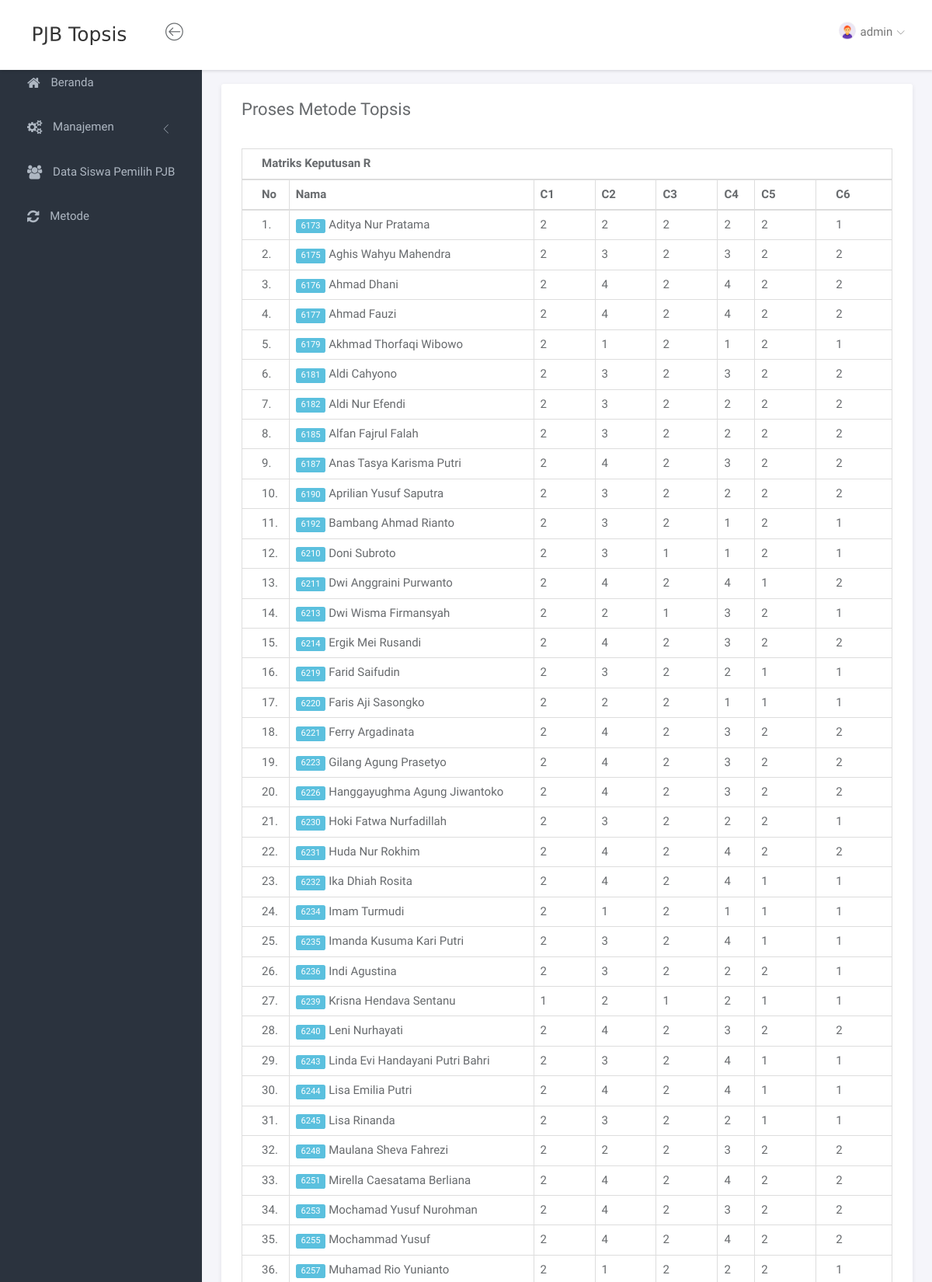
The app's page /index.php?page=metode (signed in, upper part) with its own data.
### tables this page shows
CREATE TABLE `tbl_user` (
  `id_user` int(11) NOT NULL,
  `username` varchar(10) NOT NULL,
  `password` varchar(10) NOT NULL
);

CREATE TABLE `tbl_nilairemedial` (
  `id_nilairemedial` varchar(12) NOT NULL,
  `nis` int(4) NOT NULL,
  `sem_1` int(2) NOT NULL,
  `sem_2` int(2) NOT NULL,
  `sem_3` int(2) NOT NULL,
  `sem_4` int(2) NOT NULL,
  `status_remedial` int(1) NOT NULL
);

CREATE TABLE `tbl_wawancara` (
  `id_wawancara` varchar(13) NOT NULL,
  `nis` int(4) NOT NULL,
  `nilai` int(1) NOT NULL,
  `status_wawancara` int(1) NOT NULL
);

CREATE TABLE `tbl_siswa` (
  `nis` int(4) NOT NULL,
  `id_guru` int(11) NOT NULL,
  `id_jurusan` int(11) NOT NULL,
  `nama_siswa` varchar(100) NOT NULL,
  `jenis_kelamin` varchar(1) NOT NULL,
  `agama` varchar(25) NOT NULL,
  `tempat` varchar(30) NOT NULL,
  `tgl_lahir` date NOT NULL,
  `nama_orang_tua` varchar(50) NOT NULL,
  `alamat` text NOT NULL
);

### service.php (called while the page is built, shortened)
<?php
$g = mysqli_query($conn, "SELECT * FROM tbl_user WHERE username='$_SESSION[username]'");
$auth = mysqli_fetch_array($g);
?>

### page/metode/metode.php (the view, shortened to what this page needs)
<div class="panel panel-headline">
    <div class="panel-heading">
        <div class="row">
            <div class="col-md-12">
                <div class="pull-left">
                    <h3 class="panel-title">Proses Metode Topsis</h3>
                </div>
            </div>
        </div>
    </div>
    <div class="panel-body">
        <div class="row">
            <div class="col-md-12">
                <?php
                    mysqli_query($conn, "DELETE FROM tbl_ranking");
                    $sql = mysqli_query($conn, "SELECT * FROM tbl_nilairemedial
                                                JOIN tbl_siswa ON tbl_nilairemedial.nis=tbl_siswa.nis
                                                JOIN tbl_rapor ON tbl_nilairemedial.nis=tbl_rapor.nis
                                                JOIN tbl_kehadiran ON tbl_nilairemedial.nis=tbl_kehadiran.nis
                                                JOIN tbl_kepribadian ON tbl_nilairemedial.nis=tbl_kepribadian.nis
                                                JOIN tbl_kesehatanfisik ON tbl_nilairemedial.nis=tbl_kesehatanfisik.nis
                                                JOIN tbl_wawancara ON tbl_nilairemedial.nis=tbl_wawancara.nis
                                                ORDER BY tbl_nilairemedial.nis ASC");
                    while($data=mysqli_fetch_array($sql)){
                        $isi[] = [
                            "nis" => $data['nis'],
                            "nama" => $data['nama_siswa'],
                            "kriteria" => [
                                $data['status_remedial'],
                                $data['status_rapor'],
                                $data['status_kehadiran'],
                                $data['status_kepribadian'],
                                $data['status_kesehatanfisik'],
                                $data['status_wawancara'],
                            ],
                        ];
                    }
                    $q = mysqli_query($conn, "SELECT * FROM tbl_kriteria");
                    while($qdata=mysqli_fetch_array($q)){
                        $bobotKriteria[] = ($qdata['nilai_terbobot']/100);
                    }
                    $sum1=[];
                    $sum1Akar=[];
                    $distancePositif=[];
                    $distanceNegatif=[];
                    for ($a=0;$a<count($bobotKriteria);$a++){
                        $sum1[$a]=0;
                        $sum1Akar[$a]=0;
                    }
                    for ($a=0;$a<count($isi);$a++){
                        $distancePositif[$a]=0;
                        $distanceNegatif[$a]=0;
                    }
                    for ($a=0;$a<count($isi);$a++){
                        for($b=0;$b<count($isi[$a]['kriteria']);$b++){
                            $sum1[$b] += ($isi[$a]['kriteria'][$b]*2);
                        }
                    }
                    for ($c=0;$c<count($sum1);$c++){
                        $sum1Akar[$c] = round(sqrt($sum1[$c]),4);
                    }
                    for ($d=0;$d<count($isi);$d++){
                        for ($e=0;$e<count($isi[$d]['kriteria']);$e++){
                            $isi[$d]['matriks_ternormalisasi'][] = round(($isi[$d]['kriteria'][$e]/$sum1Akar[$e]),4);
                        }
                    }
                    for ($d=0;$d<count($isi);$d++){
                        for ($e=0;$e<count($isi[$d]['matriks_ternormalisasi']);$e++){
                            $isi[$d]['matriks_kinerja'][] = round(($isi[$d]['matriks_ternormalisasi'][$e]*$bobotKriteria[$e]),4);
                        }
                    }
                    for ($d=0;$d<count($isi);$d++){
                        for ($e=0;$e<count($isi[$d]['matriks_kinerja']);$e++){
                            $solusiIdeal[$e][$d] = $isi[$d]['matriks_kinerja'][$e];
                        }
                    }
                    for ($d=0;$d<count($solusiIdeal);$d++){
                        for ($e=0;$e<count($solusiIdeal[$d]);$e++){
                            $solusiIdealPositif[$d] = max($solusiIdeal[$d]);
                        }
                        for ($e=0;$e<count($solusiIdeal[$d]);$e++){
                            $solusiIdealNegatif[$d] = min($solusiIdeal[$d]);
                        }
                    }
                    for ($d=0;$d<count($isi);$d++){
                        for ($e=0;$e<count($isi[$d]['matriks_kinerja']);$e++){
                            $distancePositif[$d] += pow(($solusiIdealPositif[$e]-$isi[$d]['matriks_kinerja'][$e]),2);
                        }
                    }
                    for ($d=0;$d<count($isi);$d++){
                        for ($e=0;$e<count($isi[$d]['matriks_kinerja']);$e++){
                            $distanceNegatif[$d] += pow(($isi[$d]['matriks_kinerja'][$e]-$solusiIdealNegatif[$e]),2);
                        }
                    }
                    for ($d=0;$d<count($isi);$d++){
                        $distancePositifAkar[$d] = round(sqrt($distancePositif[$d]),4);
                        $isi[$d]['distance_positif'] = $distancePositifAkar[$d];
                        $distanceNegatifAkar[$d] = round(sqrt($distanceNegatif[$d]),4);
                        $isi[$d]['distance_negatif'] = $distanceNegatifAkar[$d];
                    }
                    for ($d=0;$d<count($isi);$d++){
                        $isi[$d]['nilai_preferensi'] = round(($distanceNegatifAkar[$d]/($distanceNegatifAkar[$d]+$distancePositifAkar[$d])),4);
                    }
                ?>
                <div class="table-responsive">
                    <table class="table table-bordered">
                        <thead>
                            <tr>
                                <th colspan="8">Matriks Keputusan R</th>
                            </tr>
                            <tr>
                                <th>No</th>
                                <th>Nama</th>
                                <th>C1</th>
                                <th>C2</th>
                                <th>C3</th>
                                <th>C4</th>
                                <th>C5</th>
                                <th>C6</th>
                            </tr>
                        </thead>
                        <tbody>
                            <?php
                            $no=1;
                            for ($a=0;$a<count($isi);$a++){
                                echo '<tr>';
                                echo '<td>'.$no.'.</td>';
                                echo '<td><span class="label label-info">'.$isi[$a]['nis'].'</span> '.$isi[$a]['nama'].'</td>';
                                for ($b=0;$b<count($isi[$a]['kriteria']);$b++){
                                    echo '<td>'.$isi[$a]['kriteria'][$b].'</td>';
                                }
                                echo '</tr>';
                            $no++;
                            }
                            ?>
                        </tbody>
                    </table>
                </div>
            </div>
        </div>
    </div>
</div>

### header.php (shortened to what this page needs)
<nav class="navbar navbar-default navbar-fixed-top">
	<div class="brand">
		<a href="?page=beranda"><img src="assets/img/logo.png" alt="logo"></a>
	</div>
	<div class="container-fluid">
		<div class="navbar-btn">
			<button type="button" class="btn-toggle-fullwidth"><i class="lnr lnr-arrow-left-circle"></i></button>
		</div>
		<div id="navbar-menu">
			<ul class="nav navbar-nav navbar-right">
				<li class="dropdown">
					<a href="#" class="dropdown-toggle" data-toggle="dropdown"><img src="assets/img/admin.png" class="img-circle" alt="Avatar"> <span><?= $auth['username'] ?></span> <i class="icon-submenu lnr lnr-chevron-down"></i></a>
				</li>
			</ul>
		</div>
	</div>
</nav>

### assets/css/main.css (style rules this page uses)
html { position: relative; min-height: 100%; }
body { background-color: #F3F5F8; font-family: "Source Sans Pro", sans-serif; font-size: 15px; color: #676a6d; }
a { color: #3287B2; }
th { font-weight: 600; }
.navbar-default { -webkit-transition: all 0.3s ease-in-out; -moz-transition: all 0.3s ease-in-out; -ms-transition: all 0.3s ease-in-out; -o-transition: all 0.3s ease-in-out; transition: all 0.3s ease-in-out; -moz-box-shadow: 1px 2px 3px rgba(0, 0, 0, 0.1); -webkit-box-shadow: 1px 2px 3px rgba(0, 0, 0, 0.1); box-shadow: 1px 2px 3px rgba(0, 0, 0, 0.1); -webkit-border-radius: 0; -moz-border-radius: 0; border-radius: 0; padding: 0; margin: 0; border: none; background-color: #fff; }
.navbar-default .brand { float: left; padding: 30px 39px; background-color: #fff; }
.navbar-btn { float: left; padding: 16px 0; }
.navbar-btn button { font-size: 24px; padding: 4px 8px; line-height: .7; border: none; background: none; outline: none; }
.navbar-nav > li > a { padding: 28px 20px; }
.navbar-nav > li > a > i { font-size: 22px; margin-right: 2px; vertical-align: middle; }
.navbar-nav > li > a > i.icon-submenu { margin-left: 2px; margin-right: 0; font-size: 10px; position: relative; top: 2px; }
.navbar-nav > li > a > span { position: relative; top: 2px; }
.navbar-nav > li > a img { width: 22px; margin-right: 2px; }
@media screen and (min-width: 768px) { .navbar-nav.navbar-right { margin-right: 0; } }
.panel { -webkit-border-radius: 3px; -moz-border-radius: 3px; border-radius: 3px; -moz-box-shadow: 0 2px 6px rgba(0, 0, 0, 0.08); -webkit-box-shadow: 0 2px 6px rgba(0, 0, 0, 0.08); box-shadow: 0 2px 6px rgba(0, 0, 0, 0.08); background-color: #fff; margin-bottom: 30px; }
.panel .panel-heading, .panel .panel-body, .panel .panel-footer { padding-left: 25px; padding-right: 25px; }
.panel .panel-heading { padding-top: 20px; padding-bottom: 20px; position: relative; }
.panel .panel-heading .panel-title { margin: 0; font-size: 18px; font-weight: 300; }
.panel .panel-body { padding-top: 10px; padding-bottom: 15px; }
.panel.panel-headline .panel-heading { border-bottom: none; }
.panel.panel-headline .panel-heading .panel-title { margin-bottom: 8px; font-size: 22px; font-weight: normal; }
.panel .table > thead > tr > td:first-child, .panel .table > thead > tr > th:first-child, .panel .table > tbody > tr > td:first-child, .panel .table > tbody > tr > th:first-child, .panel .table > tfoot > tr > td:first-child, .panel .table > tfoot > tr > th:first-child { padding-left: 25px; }
.panel .table > thead > tr > td:last-child, .panel .table > thead > tr > th:last-child, .panel .table > tbody > tr > td:last-child, .panel .table > tbody > tr > th:last-child, .panel .table > tfoot > tr > td:last-child, .panel .table > tfoot > tr > th:last-child { padding-left: 25px; }
.label { font-weight: normal; }

### records on screen
tbl_user: username "admin"
tbl_nilairemedial: tbl_wawancara.nis "6173", nis.nama_siswa "Aditya Nur Pratama", kriteria "2", kriteria "1"
tbl_nilairemedial: tbl_wawancara.nis "6175", nis.nama_siswa "Aghis Wahyu Mahendra", kriteria "2", kriteria "3"
tbl_nilairemedial: tbl_wawancara.nis "6176", nis.nama_siswa "Ahmad Dhani", kriteria "2", kriteria "4"
tbl_nilairemedial: tbl_wawancara.nis "6177", nis.nama_siswa "Ahmad Fauzi", kriteria "2", kriteria "4"
tbl_nilairemedial: tbl_wawancara.nis "6179", nis.nama_siswa "Akhmad Thorfaqi Wibowo", kriteria "2", kriteria "1"
tbl_nilairemedial: tbl_wawancara.nis "6181", nis.nama_siswa "Aldi Cahyono", kriteria "2", kriteria "3"
tbl_nilairemedial: tbl_wawancara.nis "6182", nis.nama_siswa "Aldi Nur Efendi", kriteria "2", kriteria "3"
tbl_nilairemedial: tbl_wawancara.nis "6185", nis.nama_siswa "Alfan Fajrul Falah", kriteria "2", kriteria "3"
tbl_nilairemedial: tbl_wawancara.nis "6187", nis.nama_siswa "Anas Tasya Karisma Putri", kriteria "2", kriteria "4", kriteria "3"
tbl_nilairemedial: tbl_wawancara.nis "6190", nis.nama_siswa "Aprilian Yusuf Saputra", kriteria "2", kriteria "3"
tbl_nilairemedial: tbl_wawancara.nis "6192", nis.nama_siswa "Bambang Ahmad Rianto", kriteria "2", kriteria "3", kriteria "1"
tbl_nilairemedial: tbl_wawancara.nis "6210", nis.nama_siswa "Doni Subroto", kriteria "2", kriteria "3", kriteria "1"
tbl_nilairemedial: tbl_wawancara.nis "6211", nis.nama_siswa "Dwi Anggraini Purwanto", kriteria "2", kriteria "4", kriteria "1"
tbl_nilairemedial: tbl_wawancara.nis "6213", nis.nama_siswa "Dwi Wisma Firmansyah", kriteria "2", kriteria "1", kriteria "3"
tbl_nilairemedial: tbl_wawancara.nis "6214", nis.nama_siswa "Ergik Mei Rusandi", kriteria "2", kriteria "4", kriteria "3"
tbl_nilairemedial: tbl_wawancara.nis "6219", nis.nama_siswa "Farid Saifudin", kriteria "2", kriteria "3", kriteria "1"
tbl_nilairemedial: tbl_wawancara.nis "6220", nis.nama_siswa "Faris Aji Sasongko", kriteria "2", kriteria "1"
tbl_nilairemedial: tbl_wawancara.nis "6221", nis.nama_siswa "Ferry Argadinata", kriteria "2", kriteria "4", kriteria "3"
tbl_nilairemedial: tbl_wawancara.nis "6223", nis.nama_siswa "Gilang Agung Prasetyo", kriteria "2", kriteria "4", kriteria "3"
tbl_nilairemedial: tbl_wawancara.nis "6226", nis.nama_siswa "Hanggayughma Agung Jiwantoko", kriteria "2", kriteria "4", kriteria "3"
tbl_nilairemedial: tbl_wawancara.nis "6230", nis.nama_siswa "Hoki Fatwa Nurfadillah", kriteria "2", kriteria "3", kriteria "1"
tbl_nilairemedial: tbl_wawancara.nis "6231", nis.nama_siswa "Huda Nur Rokhim", kriteria "2", kriteria "4"
tbl_nilairemedial: tbl_wawancara.nis "6232", nis.nama_siswa "Ika Dhiah Rosita", kriteria "2", kriteria "4", kriteria "1"
tbl_nilairemedial: tbl_wawancara.nis "6234", nis.nama_siswa "Imam Turmudi", kriteria "2", kriteria "1"
tbl_nilairemedial: tbl_wawancara.nis "6235", nis.nama_siswa "Imanda Kusuma Kari Putri", kriteria "2", kriteria "3", kriteria "4", kriteria "1"
tbl_nilairemedial: tbl_wawancara.nis "6236", nis.nama_siswa "Indi Agustina", kriteria "2", kriteria "3", kriteria "1"
tbl_nilairemedial: tbl_wawancara.nis "6239", nis.nama_siswa "Krisna Hendava Sentanu", kriteria "1", kriteria "2"
tbl_nilairemedial: tbl_wawancara.nis "6240", nis.nama_siswa "Leni Nurhayati", kriteria "2", kriteria "4", kriteria "3"
tbl_nilairemedial: tbl_wawancara.nis "6243", nis.nama_siswa "Linda Evi Handayani Putri Bahri", kriteria "2", kriteria "3", kriteria "4", kriteria "1"
tbl_nilairemedial: tbl_wawancara.nis "6244", nis.nama_siswa "Lisa Emilia Putri", kriteria "2", kriteria "4", kriteria "1"
tbl_nilairemedial: tbl_wawancara.nis "6245", nis.nama_siswa "Lisa Rinanda", kriteria "2", kriteria "3", kriteria "1"
tbl_nilairemedial: tbl_wawancara.nis "6248", nis.nama_siswa "Maulana Sheva Fahrezi", kriteria "2", kriteria "3"
tbl_nilairemedial: tbl_wawancara.nis "6251", nis.nama_siswa "Mirella Caesatama Berliana", kriteria "2", kriteria "4"
tbl_nilairemedial: tbl_wawancara.nis "6253", nis.nama_siswa "Mochamad Yusuf Nurohman", kriteria "2", kriteria "4", kriteria "3"
tbl_nilairemedial: tbl_wawancara.nis "6255", nis.nama_siswa "Mochammad Yusuf", kriteria "2", kriteria "4"
tbl_nilairemedial: tbl_wawancara.nis "6257", nis.nama_siswa "Muhamad Rio Yunianto", kriteria "2", kriteria "1"
